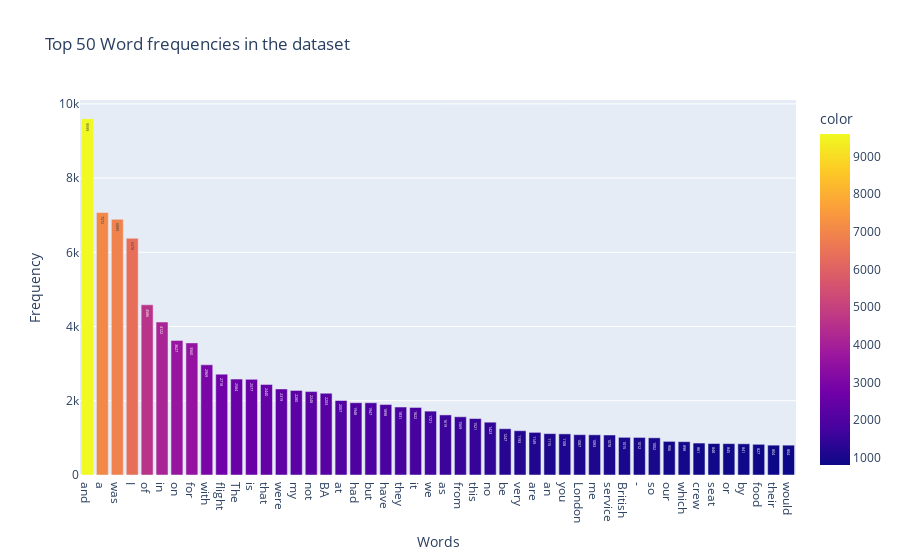

Here is the notebook cell this chart was saved with:
### Code cell
import plotly.express as px
import plotly.offline as pyo
# Assuming df is your DataFrame with a 'reviews' column
all_words = df['reviews'].str.split(expand=True).unstack().value_counts()

# Create a bar chart using Plotly Express
fig = px.bar(
    x=all_words.index.values[2:50],
    y=all_words.values[2:50],
    labels={'x': 'Words', 'y': 'Frequency'},
    title='Top 50 Word frequencies in the dataset',
    color=all_words.values[2:50],  # You can customize the color scale
)

# Update text parameter to display word counts
fig.update_traces(text=all_words.values[2:50])

# Initialize notebook mode
pyo.init_notebook_mode(connected=True)

# Show the plot in the notebook
pyo.iplot(fig)
fig.write_html('top_words_plot.html')

### Figure 1 — Plotly figure (JSON) as saved in the notebook; plotly's stock layout.template omitted (floating-point values rounded to 4 significant figures)
{"data": [{"alignmentgroup": "True", "hovertemplate": "Words=%{x}<br>Frequency=%{y}<br>color=%{marker.color}<extra></extra>", "legendgroup": "", "marker": {"color": [9599, 7072, 6889, 6378, 4586, 4122, 3627, 3560, 2969, 2718, 2584, 2577, 2440, 2319, 2280, 2248, 2203, 2007, 1948, 1947, 1898, 1831, 1822, 1721, 1619, 1569, 1521, 1423, 1247, 1193, 1149, 1115, 1108, 1087, 1083, 1078, 1015, 1012, 1002, 906, 898, 861, 848, 845, 841, 827, 804, 804], "coloraxis": "coloraxis", "pattern": {"shape": ""}}, "name": "", "offsetgroup": "", "orientation": "v", "showlegend": false, "text": [9599, 7072, 6889, 6378, 4586, 4122, 3627, 3560, 2969, 2718, 2584, 2577, 2440, 2319, 2280, 2248, 2203, 2007, 1948, 1947, 1898, 1831, 1822, 1721, 1619, 1569, 1521, 1423, 1247, 1193, 1149, 1115, 1108, 1087, 1083, 1078, 1015, 1012, 1002, 906, 898, 861, 848, 845, 841, 827, 804, 804], "textposition": "auto", "x": ["and", "a", "was", "I", "of", "in", "on", "for", "with", "flight", "The", "is", "that", "were", "my", "not", "BA", "at", "had", "but", "have", "they", "it", "we", "as", "from", "this", "no", "be", "very", "are", "an", "you", "London", "me", "service", "British", "-", "so", "our", "which", "crew", "seat", "or", "by", "food", "their", "would"], "xaxis": "x", "y": [9599, 7072, 6889, 6378, 4586, 4122, 3627, 3560, 2969, 2718, 2584, 2577, 2440, 2319, 2280, 2248, 2203, 2007, 1948, 1947, 1898, 1831, 1822, 1721, 1619, 1569, 1521, 1423, 1247, 1193, 1149, 1115, 1108, 1087, 1083, 1078, 1015, 1012, 1002, 906, 898, 861, 848, 845, 841, 827, 804, 804], "yaxis": "y", "type": "bar"}], "layout": {"barmode": "relative", "coloraxis": {"colorbar": {"title": {"text": "color"}}, "colorscale": [[0, "#0d0887"], [0.1111, "#46039f"], [0.2222, "#7201a8"], [0.3333, "#9c179e"], [0.4444, "#bd3786"], [0.5556, "#d8576b"], [0.6667, "#ed7953"], [0.7778, "#fb9f3a"], [0.8889, "#fdca26"], [1, "#f0f921"]]}, "legend": {"tracegroupgap": 0}, "title": {"text": "Top 50 Word frequencies in the dataset"}, "xaxis": {"anchor": "y", "domain": [0, 1], "title": {"text": "Words"}}, "yaxis": {"anchor": "x", "domain": [0, 1], "title": {"text": "Frequency"}}}}
